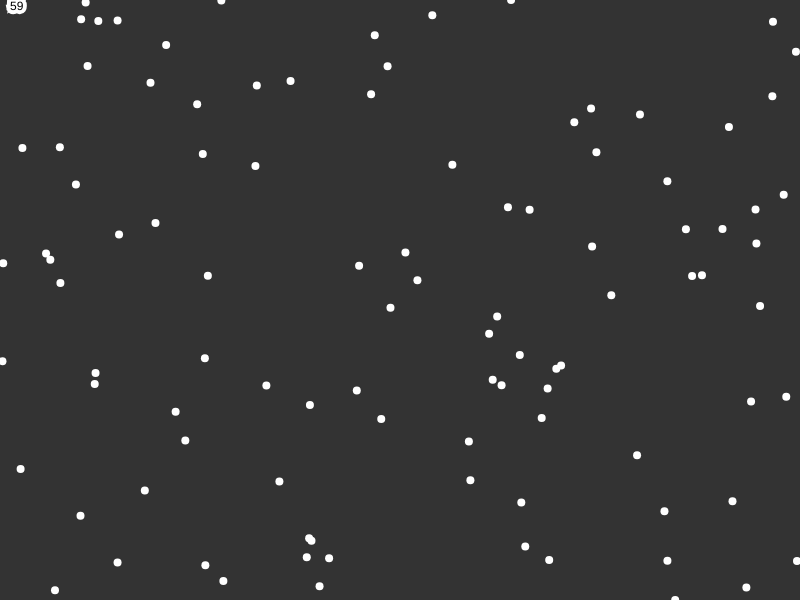
Frame 1 (no input)
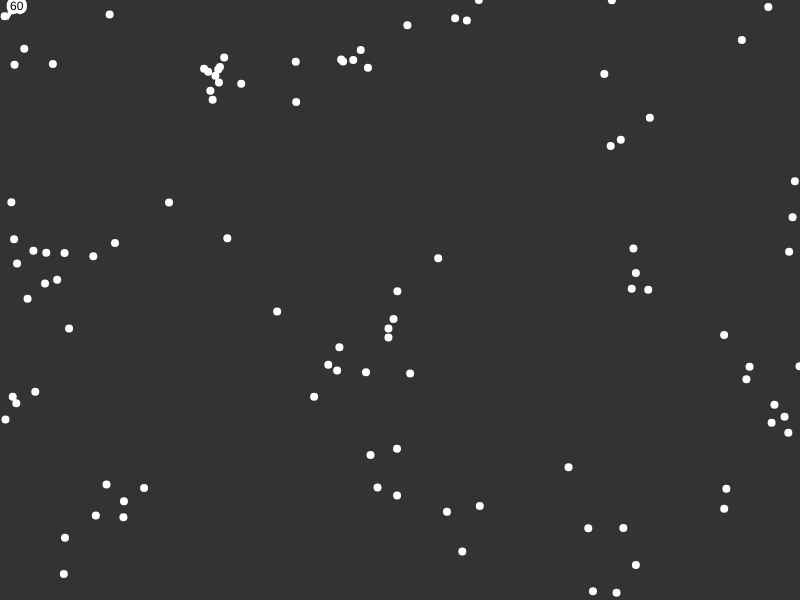
Frame 60 (no input)
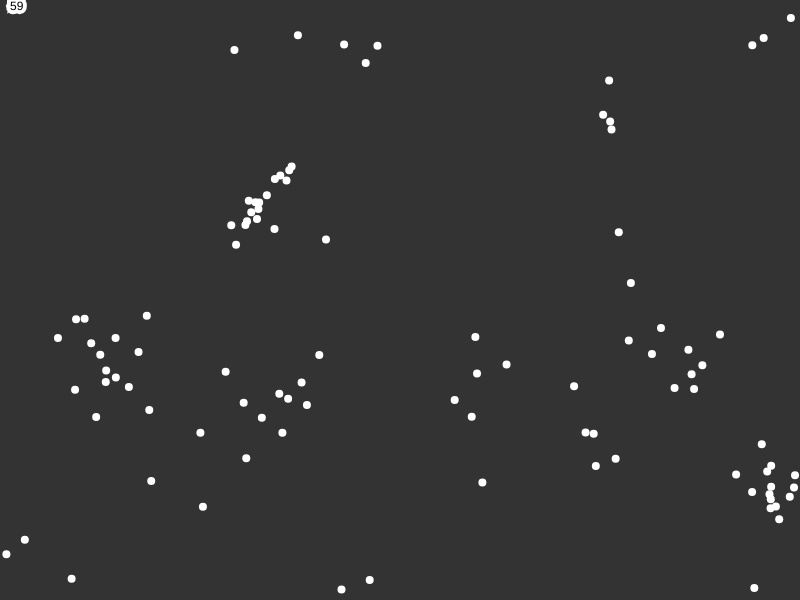
Frame 120 (the mouse pressed at the canvas centre since frame 60)

The p5.js sketch that drew these frames (run headless with seeded random() and noise() and a simulated clock; from frame 60 on, the mouse is pressed at the canvas centre):

// p5.js sketch
// ── sketch.js
const flock = [];
const flockCount = 100;

let frameRate;
let frameRates = [];
let frameRateButton;

let alignmentSlider, cohesionSlider, separationSlider;

function setup() {
	createCanvas(800, 600);
	alignmentSlider = createSlider(0, 5, 1, .1);
	cohesionSlider = createSlider(0, 5, 1, .1);
	separationSlider = createSlider(0, 5, 1, .1);

	frameRateButton = createButton('average frames');
	frameRateButton.mousePressed(averageFrames);

	for (let i = 0; i < flockCount; i++) {
		flock.push(new Boid());
	}
}

function draw() {
	background(51);

	for (let i = 0; i < flock.length; i++) {
		flock[i].steer(flock);
		flock[i].update();
		flock[i].show();
	}
	
	frameRate = getFrameRate();
	frameRates.push(frameRate);
	frameRate = floor(frameRate);
	text(frameRate, 10, 10);
}

function mouseClicked() {
	let newBoid = new Boid();
	newBoid.position.x = mouseX;
	newBoid.position.y = mouseY;
	flock.push(newBoid);
}

function averageFrames() {
	let avg = 0;

	frameRates.forEach(element => {
		avg += element;
	});
	avg = avg / frameRates.length;
	console.log(avg);
}
// ── boid.js
class Boid {
    constructor() {
        this.position = createVector(random(width), random(height));
        this.velocity = p5.Vector.random2D();
        this.velocity.setMag(random(2, 4));
        this.acceleration = createVector();
        this.perception = 50;
        this.maxForce = 0.2;
        this.maxSpeed = 3;
    }

    alignment(boids) {
        let avg = createVector();
        let count = 0;

        for (let i = 0; i < boids.length; i++) {
            let d = p5.Vector.dist(boids[i].position, this.position);
            if (d < this.perception && this != boids[i]) {
                avg.add(boids[i].velocity);
                count++;
            }
        }

        if (count > 0) {
            avg.div(count);
            avg.setMag(this.maxSpeed);
            avg.sub(this.velocity);
            avg.limit(this.maxForce);
        }

        return avg;
    }


    cohesion(boids) {
        let avg = createVector();
        let count = 0;

        for (let i = 0; i < boids.length; i++) {
            let d = p5.Vector.dist(boids[i].position, this.position);
            if (d < this.perception && this != boids[i]) {
                avg.add(boids[i].position);
                count++;
            }
        }

        if (count > 0) {
            avg.div(count);
            avg.sub(this.position);
            avg.setMag(this.maxSpeed);
            avg.sub(this.velocity);
            avg.limit(this.maxForce);
        }

        return avg;
    }

    separation(boids) {
        let avg = createVector();
        let count = 0;

        for (let i = 0; i < boids.length; i++) {
            let d = p5.Vector.dist(boids[i].position, this.position);
            if (d < this.perception && this != boids[i]) {
                let diff = p5.Vector.sub(this.position, boids[i].position);
                diff.div(d);
                avg.add(diff);
                count++;
            }
        }

        if (count > 0) {
            avg.div(count);
            avg.setMag(this.maxSpeed);
            avg.sub(this.velocity);
            avg.limit(this.maxForce);
        }

        return avg;
    }

    steer(boids) {
        let alignment = this.alignment(boids);
        let cohesion = this.cohesion(boids);
        let separation = this.separation(boids);

        alignment.mult(alignmentSlider.value());
        cohesion.mult(cohesionSlider.value());
        separation.mult(separationSlider.value());

        this.acceleration.add(alignment);
        this.acceleration.add(cohesion);
        this.acceleration.add(separation);
    }

    wrap() {
        if (this.position.x > width) {
            this.position.x = 0;
        }
        else if (this.position.x < 0) {
            this.position.x = width;
        }
        if (this.position.y > height) {
            this.position.y = 0;
        }
        else if (this.position.y < 0) {
            this.position.y = height;
        }
    }

    update() {
        this.position.add(this.velocity);
        this.velocity.add(this.acceleration);
        this.velocity.limit(this.maxSpeed);

        this.acceleration = createVector();
        this.wrap();

    }

    show() {
        strokeWeight(8);
        stroke(255);
        point(this.position.x, this.position.y);
    }
}
